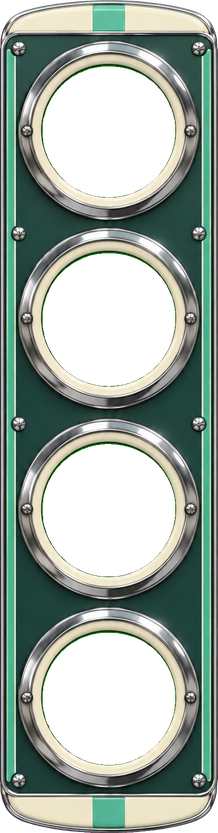
#> input picture briefs/011/ui/kit/roster/roster_column@2x.png, 218 x 833 px, found by its file name
$ python round2_art.py
#> lines starting #> are read from the running program, lines starting #| are printed output that depends on the picture; after the words box and inside, x2 and y2 are one past the last pixel; in counts of white or black regions, pixels touching at a corner belong together
"""Glyph, brief 014 review round 2 (2026-10-16): kit art fixes.
Run: python3 -I briefs/014/glyph/scripts/round2_art.py  (needs numpy, opencv-python, Pillow; run from the repo root)
 1. roster_column: the 6 frame screws (4 corners, 2 mid-rail pairs) moved 6 px (@2x) in from the rails and 3 px from the cap rims, so no screw touches a rail or a cap.
 2. plate_verbs: rebuilt at the size it is drawn (96x74 @1x, 192x148 @2x): the old art had half bolts at the 9-slice split that smeared when the plate was
    stretched; now whole screws (the pill/roster screw family), centred on the plate, nothing in the stretched band, so the plate must be drawn at exactly 74 px tall.
 3. portrait_ring_inner: a selection ring that sits inside the bezel (over the photo), 78 px @1x / 156 px @2x, for the clip circle r 39.
Originals are in git (1f8e3e3)."""
import cv2, numpy as np, sys
from PIL import Image
KIT = "briefs/011/ui/kit/"

def load(p): return np.array(Image.open(KIT + p).convert("RGBA"))
#> called with p = 'roster/roster_column@2x.png'
#> returned value is the input picture: shape (833, 218, 4); mean R, G, B, A 77.9, 91.3, 81.7, 172.8
def save(a, p): Image.fromarray(a).save(KIT + p, optimize=True)

def disc(h, w, cx, cy, r, feather=1.2):
    yy, xx = np.mgrid[0:h, 0:w]
    d = np.sqrt((xx - cx) ** 2 + (yy - cy) ** 2)
    return np.clip((r - d) / feather + 0.5, 0, 1)

def take_patch(img, cx, cy, r=8):
    n = 2 * r + 1
    return img[cy - r:cy + r + 1, cx - r:cx + r + 1].copy()

def paste_screw(img, patch, cx, cy, r_opaque=7.2):
    n = patch.shape[0]; r = n // 2
    m = disc(n, n, r, r, r_opaque + 0.8, 1.2)
    # the old screws overlapped the rails: drop teal rail pixels (saturated green, a screw is grey) and the cream rail edge on the rail side
    pr, pg, pb = [patch[..., i].astype(int) for i in range(3)]
    rail = ((pg - pr) > 30) | ((pr > 170) & (pg > 170) & (pb < pr - 18))
    m = (m * (1 - cv2.dilate(rail.astype(np.uint8), np.ones((3, 3), np.uint8)))).astype(float)[..., None]
    reg = img[cy - r:cy + r + 1, cx - r:cx + r + 1].astype(float)
    reg[..., :3] = reg[..., :3] * (1 - m) + patch[..., :3].astype(float) * m
    img[cy - r:cy + r + 1, cx - r:cx + r + 1] = np.clip(reg, 0, 255).astype(np.uint8)

def erase_disc(img, cx, cy, r, keep_rail_x=16, rail_src_dy=-16, rail_from=None, rail_to=None):
    """fill the old screw: the field from 18 px to the right (plain plate), the rail columns from the rail 16 px above/below"""
    h, w = img.shape[:2]
    out = img.copy()
    m = disc(h, w, cx, cy, r, 0.01) > 0.5
    ys, xs = np.where(m)
    for y, x in zip(ys, xs):
        side = 1 if cx < w / 2 else -1
        on_rail_col = (side == 1 and x < keep_rail_x) or (side == -1 and x > w - 1 - keep_rail_x)
        in_rail_rows = (rail_from is None or y >= rail_from) and (rail_to is None or y <= rail_to)
        if on_rail_col and in_rail_rows:
            out[y, x] = img[y + rail_src_dy, x]
        else:
            out[y, x] = img[y, x + side * 18]
    return out

def roster():
    a = load("roster/roster_column@2x.png")
    H, W = a.shape[:2]
#> H = 833; W = 218
    screws = [(19, 49), (199, 49), (19, 234), (199, 234), (19, 424), (199, 424), (19, 781), (199, 781)]
    # (199, 424) was a weaker match; the pair is mirrored, so take its x from 218 - 19
    patches = {}
    for (x, y) in screws:
        patches[(x, y)] = take_patch(a, x, y, 9)
#> after the loop, patches = 8 items
    b = a.copy()
    for (x, y) in screws:
        # the top pair reads rail below, the others rail above
        dy = 16 if y < 100 else -16
        b = erase_disc(b, x, y, 9.5, rail_src_dy=dy, rail_from=49 if y < 100 else None, rail_to=780 if y > 700 else None)
    # the rails beside the two mid pairs: rewrite from a clean stretch of the same rail (they are uniform down their length)
    for cy in (234, 424):
        for x0, x1 in ((0, 18), (W - 18, W)):
            b[cy - 13:cy + 14, x0:x1] = a[150 - 13 + 13:150 + 14 + 13, x0:x1]
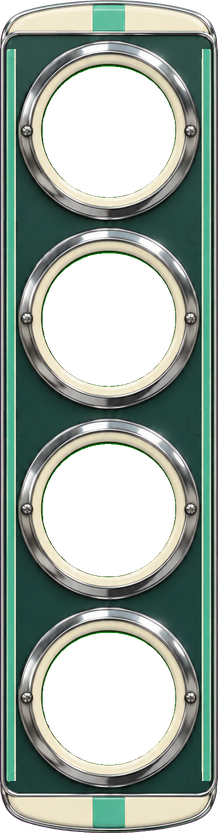
#> b: shape (833, 218, 4); mean R, G, B, A 77.4, 91.2, 81.5, 172.8; transparent parts drawn white
    for (x, y) in screws:
        nx = x + (6 if x < W / 2 else -6)
        ny = y + (3 if y < 100 else (-3 if y > 700 else 0))
        paste_screw(b, patches[(x, y)], nx, ny)
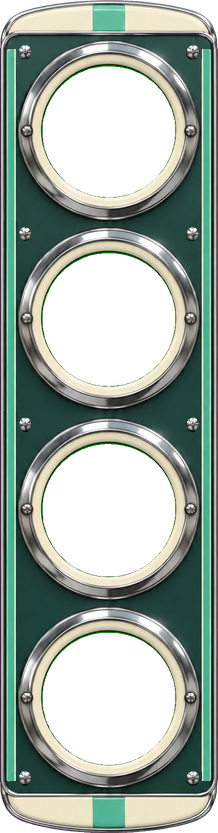
#> b: shape (833, 218, 4); 0.67% of pixels changed, all inside (x1, y1, x2, y2) = (18, 44, 200, 787); transparent parts drawn white
    save(b, "roster/roster_column@2x.png")
    s = cv2.resize(b, (109, 416), interpolation=cv2.INTER_AREA)
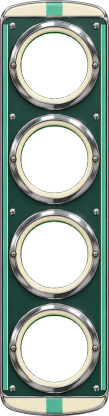
#> s: shape (416, 109, 4); mean R, G, B, A 78, 91.5, 81.9, 172.8; transparent parts drawn white
    save(s, "roster/roster_column@1x.png")

PLATE_H2 = 156   # 78 px @1x: knob row, numerals under it, and 5 px of field above and below (see the review)

# [60 lines left out: functions plate, ring_inner, not called in this run]

if __name__ == "__main__":
    which = sys.argv[1:] or ["roster"]
    if "roster" in which: roster()
    if "plate" in which: plate()
    if "ring" in which: ring_inner()
